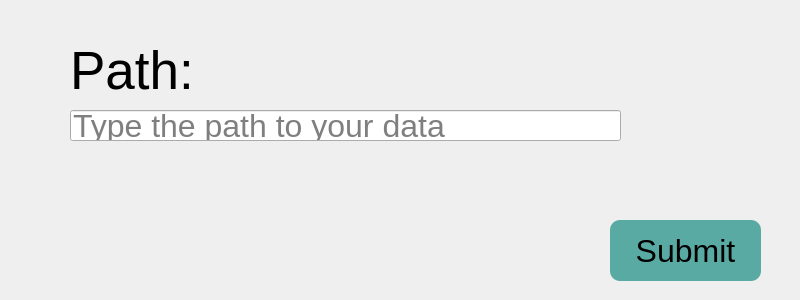
<?xml version="1.0" encoding="UTF-8"?>
<ui version="4.0">
 <class>Form</class>
 <widget class="QWidget" name="Form">
  <property name="geometry">
   <rect>
    <x>0</x>
    <y>0</y>
    <width>800</width>
    <height>300</height>
   </rect>
  </property>
  <property name="palette">
   <palette>
    <active>
     <colorrole role="Button">
      <brush brushstyle="SolidPattern">
       <color alpha="255">
        <red>85</red>
        <green>166</green>
        <blue>158</blue>
       </color>
      </brush>
     </colorrole>
     <colorrole role="ButtonText">
      <brush brushstyle="SolidPattern">
       <color alpha="255">
        <red>79</red>
        <green>74</green>
        <blue>94</blue>
       </color>
      </brush>
     </colorrole>
    </active>
    <inactive>
     <colorrole role="Button">
      <brush brushstyle="SolidPattern">
       <color alpha="255">
        <red>85</red>
        <green>166</green>
        <blue>158</blue>
       </color>
      </brush>
     </colorrole>
     <colorrole role="ButtonText">
      <brush brushstyle="SolidPattern">
       <color alpha="255">
        <red>79</red>
        <green>74</green>
        <blue>94</blue>
       </color>
      </brush>
     </colorrole>
    </inactive>
    <disabled>
     <colorrole role="Button">
      <brush brushstyle="SolidPattern">
       <color alpha="255">
        <red>85</red>
        <green>166</green>
        <blue>158</blue>
       </color>
      </brush>
     </colorrole>
     <colorrole role="ButtonText">
      <brush brushstyle="SolidPattern">
       <color alpha="255">
        <red>148</red>
        <green>148</green>
        <blue>148</blue>
       </color>
      </brush>
     </colorrole>
    </disabled>
   </palette>
  </property>
  <property name="windowTitle">
   <string>Form</string>
  </property>
  <widget class="QLabel" name="label">
   <property name="geometry">
    <rect>
     <x>70</x>
     <y>40</y>
     <width>131</width>
     <height>61</height>
    </rect>
   </property>
   <property name="font">
    <font>
     <pointsize>40</pointsize>
    </font>
   </property>
   <property name="text">
    <string>Path:</string>
   </property>
  </widget>
  <widget class="QLabel" name="label_2">
   <property name="geometry">
    <rect>
     <x>160</x>
     <y>40</y>
     <width>481</width>
     <height>61</height>
    </rect>
   </property>
   <property name="font">
    <font>
     <pointsize>40</pointsize>
    </font>
   </property>
   <property name="text">
    <string/>
   </property>
  </widget>
  <widget class="QLineEdit" name="lineEdit">
   <property name="geometry">
    <rect>
     <x>70</x>
     <y>110</y>
     <width>551</width>
     <height>31</height>
    </rect>
   </property>
   <property name="font">
    <font>
     <pointsize>24</pointsize>
    </font>
   </property>
   <property name="text">
    <string/>
   </property>
   <property name="placeholderText">
    <string>Type the path to your data</string>
   </property>
  </widget>
  <widget class="QPushButton" name="pushButton">
   <property name="geometry">
    <rect>
     <x>610</x>
     <y>220</y>
     <width>151</width>
     <height>61</height>
    </rect>
   </property>
   <property name="palette">
    <palette>
     <active>
      <colorrole role="WindowText">
       <brush brushstyle="SolidPattern">
        <color alpha="255">
         <red>85</red>
         <green>166</green>
         <blue>158</blue>
        </color>
       </brush>
      </colorrole>
      <colorrole role="Button">
       <brush brushstyle="SolidPattern">
        <color alpha="255">
         <red>90</red>
         <green>170</green>
         <blue>164</blue>
        </color>
       </brush>
      </colorrole>
      <colorrole role="Light">
       <brush brushstyle="SolidPattern">
        <color alpha="255">
         <red>85</red>
         <green>166</green>
         <blue>158</blue>
        </color>
       </brush>
      </colorrole>
      <colorrole role="Base">
       <brush brushstyle="SolidPattern">
        <color alpha="255">
         <red>90</red>
         <green>170</green>
         <blue>164</blue>
        </color>
       </brush>
      </colorrole>
      <colorrole role="Window">
       <brush brushstyle="SolidPattern">
        <color alpha="255">
         <red>90</red>
         <green>170</green>
         <blue>164</blue>
        </color>
       </brush>
      </colorrole>
     </active>
     <inactive>
      <colorrole role="WindowText">
       <brush brushstyle="SolidPattern">
        <color alpha="255">
         <red>85</red>
         <green>166</green>
         <blue>158</blue>
        </color>
       </brush>
      </colorrole>
      <colorrole role="Button">
       <brush brushstyle="SolidPattern">
        <color alpha="255">
         <red>90</red>
         <green>170</green>
         <blue>164</blue>
        </color>
       </brush>
      </colorrole>
      <colorrole role="Light">
       <brush brushstyle="SolidPattern">
        <color alpha="255">
         <red>85</red>
         <green>166</green>
         <blue>158</blue>
        </color>
       </brush>
      </colorrole>
      <colorrole role="Base">
       <brush brushstyle="SolidPattern">
        <color alpha="255">
         <red>90</red>
         <green>170</green>
         <blue>164</blue>
        </color>
       </brush>
      </colorrole>
      <colorrole role="Window">
       <brush brushstyle="SolidPattern">
        <color alpha="255">
         <red>90</red>
         <green>170</green>
         <blue>164</blue>
        </color>
       </brush>
      </colorrole>
     </inactive>
     <disabled>
      <colorrole role="WindowText">
       <brush brushstyle="SolidPattern">
        <color alpha="255">
         <red>127</red>
         <green>127</green>
         <blue>127</blue>
        </color>
       </brush>
      </colorrole>
      <colorrole role="Button">
       <brush brushstyle="SolidPattern">
        <color alpha="255">
         <red>90</red>
         <green>170</green>
         <blue>164</blue>
        </color>
       </brush>
      </colorrole>
      <colorrole role="Light">
       <brush brushstyle="SolidPattern">
        <color alpha="255">
         <red>85</red>
         <green>166</green>
         <blue>158</blue>
        </color>
       </brush>
      </colorrole>
      <colorrole role="Base">
       <brush brushstyle="SolidPattern">
        <color alpha="255">
         <red>90</red>
         <green>170</green>
         <blue>164</blue>
        </color>
       </brush>
      </colorrole>
      <colorrole role="Window">
       <brush brushstyle="SolidPattern">
        <color alpha="255">
         <red>90</red>
         <green>170</green>
         <blue>164</blue>
        </color>
       </brush>
      </colorrole>
     </disabled>
    </palette>
   </property>
   <property name="font">
    <font>
     <pointsize>24</pointsize>
    </font>
   </property>
   <property name="styleSheet">
    <string notr="true">background-color: #5AAAA4; border-radius: 10px;</string>
   </property>
   <property name="text">
    <string>Submit</string>
   </property>
  </widget>
 </widget>
 <resources/>
 <connections/>
</ui>
